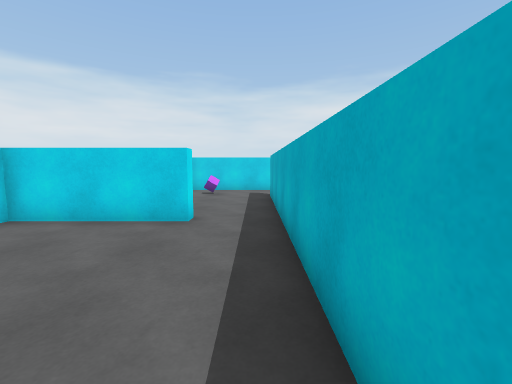
[1] (above)

16 first-person views from a walk through a scene from a Unity 3-D project. The camera is 1.4 m above the floor, tilts 6° down and sees 90° across. The floor is counted in squares, 1 m on a side. Each view is taken from the middle of a square. On the plan, view 1 faces up. The plan holds only what a view shows up to about 13 squares ahead; the rest is blank. The place goes on beyond the plan. The player is left out.

[2]
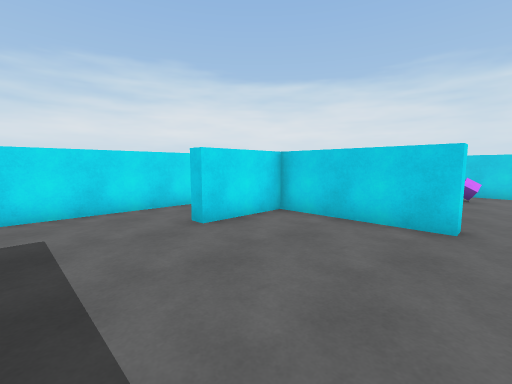

[3]
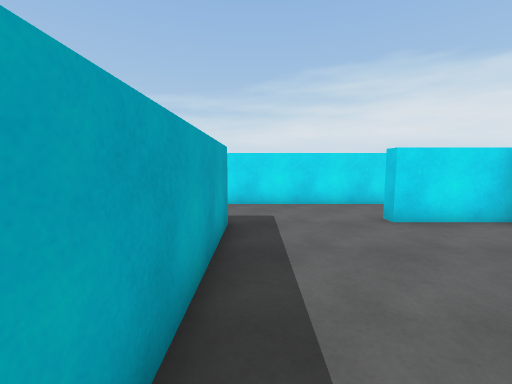

[4]
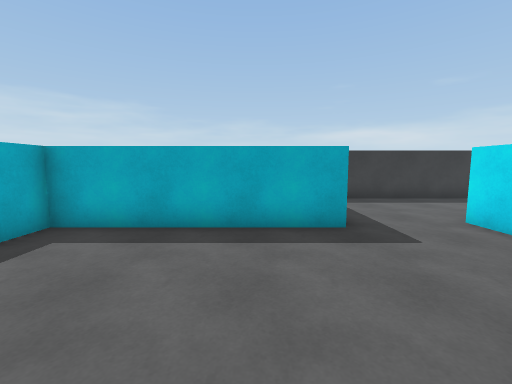

[5]
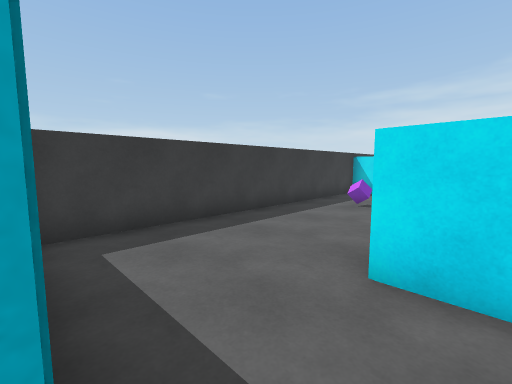

[6]
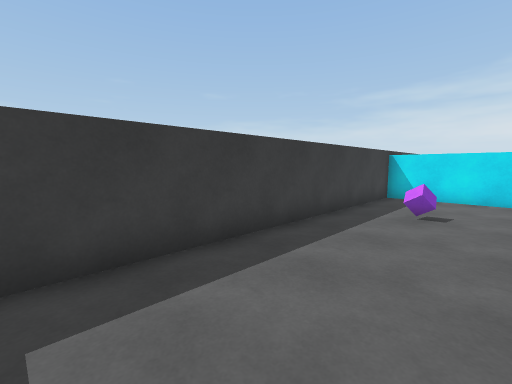

[7]
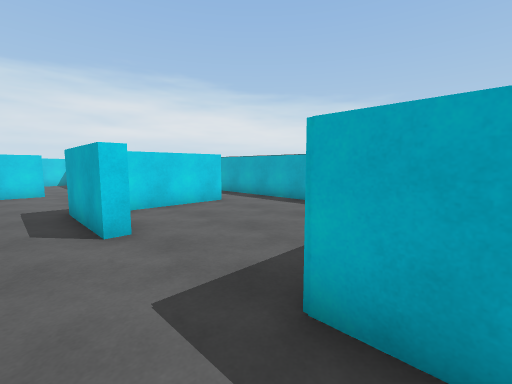

[8]
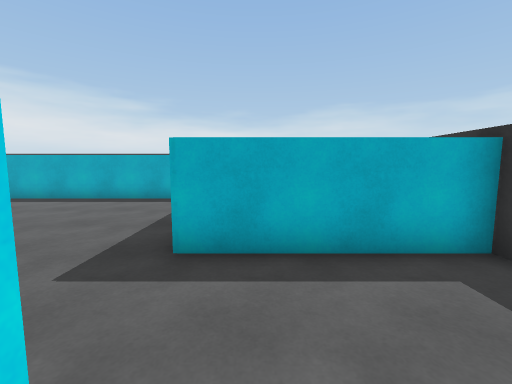

[9]
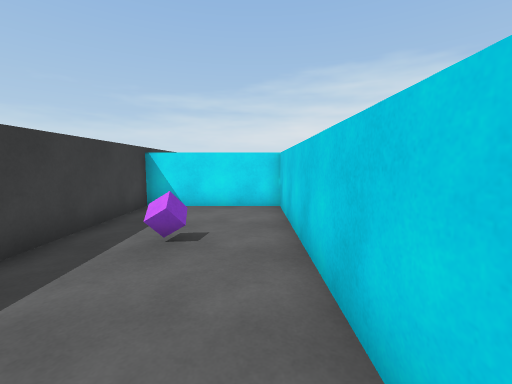

[10]
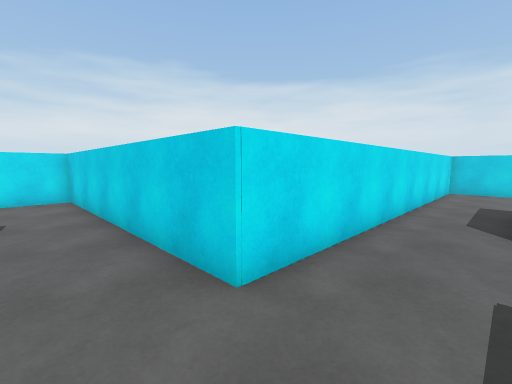

[11]
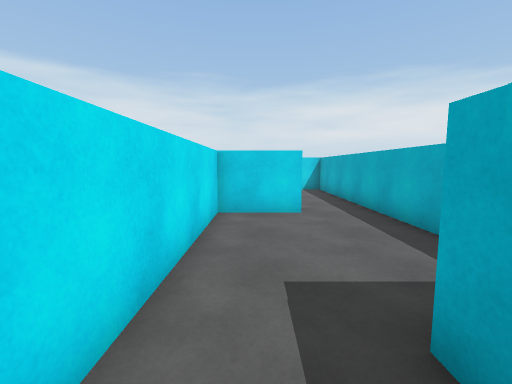

[12]
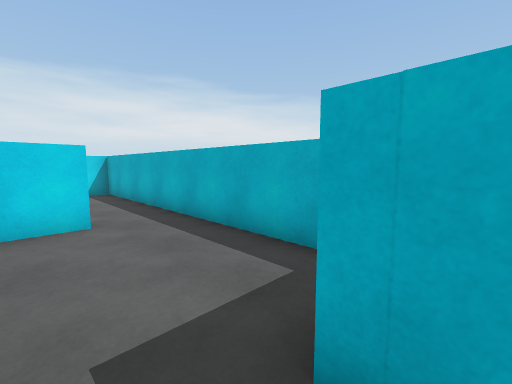

[13]
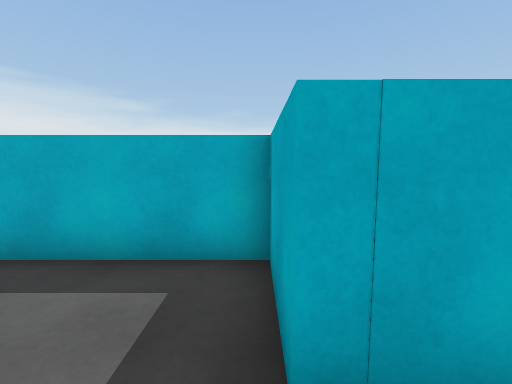

[14]
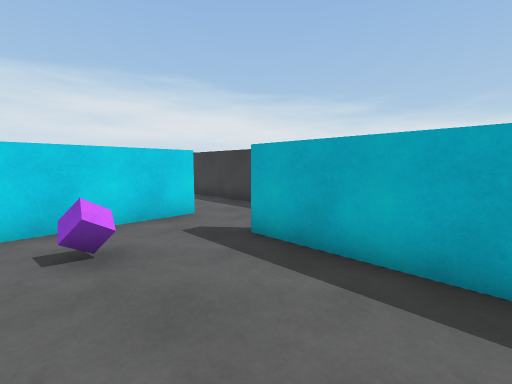

[15]
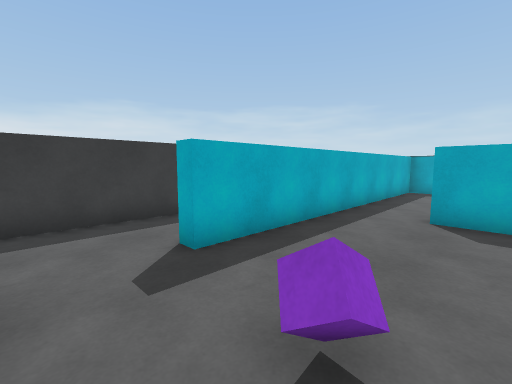

[16]
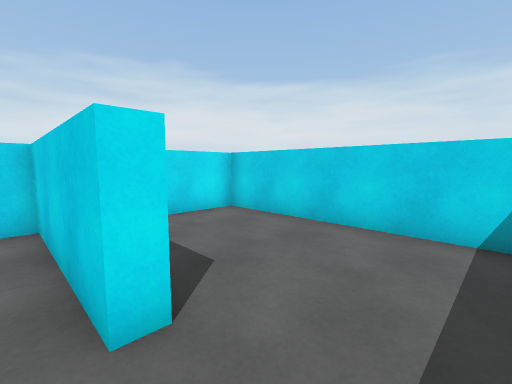

### Floor plan
Points are (right, up) in squares from view 1. A wall is a line through its corners. A room is listed if a view was taken in it or the views show most of it. See-through windows are left out.
Room 1 (views 1, 2, 3, 4, 5, 11, 12)
walls: (-6.1, -0.7) (0.7, -0.7) (0.7, 7.5); (-1.7, 6.8) (-1.7, 6.3) (-6.2, 6.3) (-6.2, 3.4) (-6.7, 3.4) (-6.7, 6.8); (-9.1, 6.5) (-9.1, -1.2)
ways out: opening at (-7.5, -1) to room 2; opening at (-8, 7) to room 3; opening at (-0.5, 6.5) to room 4
Room 2 (views 6, 7, 8, 9, 10)
walls: (-9.1, -1.2) (-18.7, -1.2) (-18.7, -5.7) (-6.1, -5.7) (-6.1, -0.7)
ways out: opening at (-7.5, -1) to room 1
objects: purple cube (-15, -4)
Room 3 (view 13)
walls: (-6.6, 12.5) (-9.1, 12.5) (-9.1, 6.5); (-6.7, 6.8) (-4.3, 6.8) (-4.3, 12.5)
ways out: opening at (-8, 7) to room 1; opening at (-5.5, 13)
Room 4 (views 14, 15, 16)
walls: (1, 15) (1, 14.5) (-3.8, 14.5) (-3.8, 13.9); (3.7, 11.4) (3.7, 19.1); (3.1, 19.6) (-3.8, 19.6) (-3.8, 17.2); (0.7, 7.5) (0.7, 11.8) (1.2, 11.8); (-3.1, 6.8) (-1.7, 6.8)
ways out: opening at (-0.5, 6.5) to room 1; opening at (2.5, 11)
objects: purple cube (-2, 12)

Where each view was taken, in squares from view 1:
view 1: 0 up, 0 right, facing up
view 2: 0 up, 1 left, facing up-left
view 3: 0 up, 0 right, facing left
view 4: 5 up, 4 left, facing down
view 5: 0 up, 6 left, facing down-left
view 6: 2 down, 7 left, facing down-left
view 7: 2 down, 8 left, facing up-right
view 8: 2 down, 10 left, facing right
view 9: 2 down, 10 left, facing left
view 10: 3 down, 7 left, facing up-left
view 11: 5 up, 8 left, facing up
view 12: 6 up, 8 left, facing up-right
view 13: 7 up, 8 left, facing right
view 14: 8 up, 3 left, facing up-right
view 15: 14 up, 3 left, facing down-right
view 16: 14 up, 3 right, facing up-left
